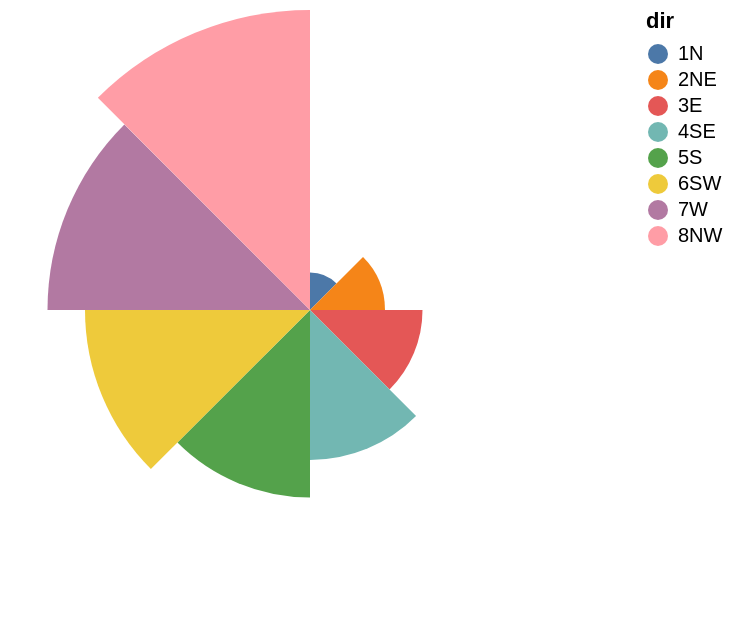

Specify this chart in Vega-Lite:
### Vega specification from a JSON file in a GitHub repository (floating-point values rounded to 4 significant figures)
{"$schema": "https://vega.github.io/schema/vega/v6.json", "background": "white", "padding": 5, "width": 300, "height": 300, "style": "view", "data": [{"name": "source_0", "values": [{"dir": "1N", "strength": 1}, {"dir": "2NE", "strength": 2}, {"dir": "3E", "strength": 3}, {"dir": "4SE", "strength": 4}, {"dir": "5S", "strength": 5}, {"dir": "6SW", "strength": 6}, {"dir": "7W", "strength": 7}, {"dir": "8NW", "strength": 8}]}, {"name": "data_0", "source": "source_0", "transform": [{"type": "stack", "groupby": ["dir"], "field": "strength", "sort": {"field": [], "order": []}, "as": ["strength_start", "strength_end"], "offset": "zero"}, {"type": "filter", "expr": "isValid(datum[\"strength\"]) && isFinite(+datum[\"strength\"])"}]}], "marks": [{"name": "marks", "type": "arc", "style": ["arc"], "from": {"data": "data_0"}, "encode": {"update": {"fill": {"scale": "color", "field": "dir"}, "description": {"signal": "\"dir: \" + (isValid(datum[\"dir\"]) ? datum[\"dir\"] : \"\"+datum[\"dir\"]) + \"; strength: \" + (format(datum[\"strength\"], \"\"))"}, "x": {"signal": "width", "mult": 0.5}, "y": {"signal": "height", "mult": 0.5}, "outerRadius": {"scale": "radius", "field": "strength_end"}, "innerRadius": {"scale": "radius", "field": "strength_start"}, "startAngle": {"scale": "theta", "field": "dir"}, "endAngle": {"scale": "theta", "field": "dir", "offset": {"signal": "bandwidth('theta')"}}}}}], "scales": [{"name": "theta", "type": "band", "domain": {"data": "data_0", "field": "dir", "sort": true}, "range": [0, 6.283]}, {"name": "radius", "type": "linear", "domain": {"data": "data_0", "fields": ["strength_start", "strength_end"]}, "range": [0, {"signal": "min(width,height)/2"}], "zero": true}, {"name": "color", "type": "ordinal", "domain": {"data": "data_0", "field": "dir", "sort": true}, "range": "category"}], "legends": [{"fill": "color", "symbolType": "circle", "title": "dir"}]}
